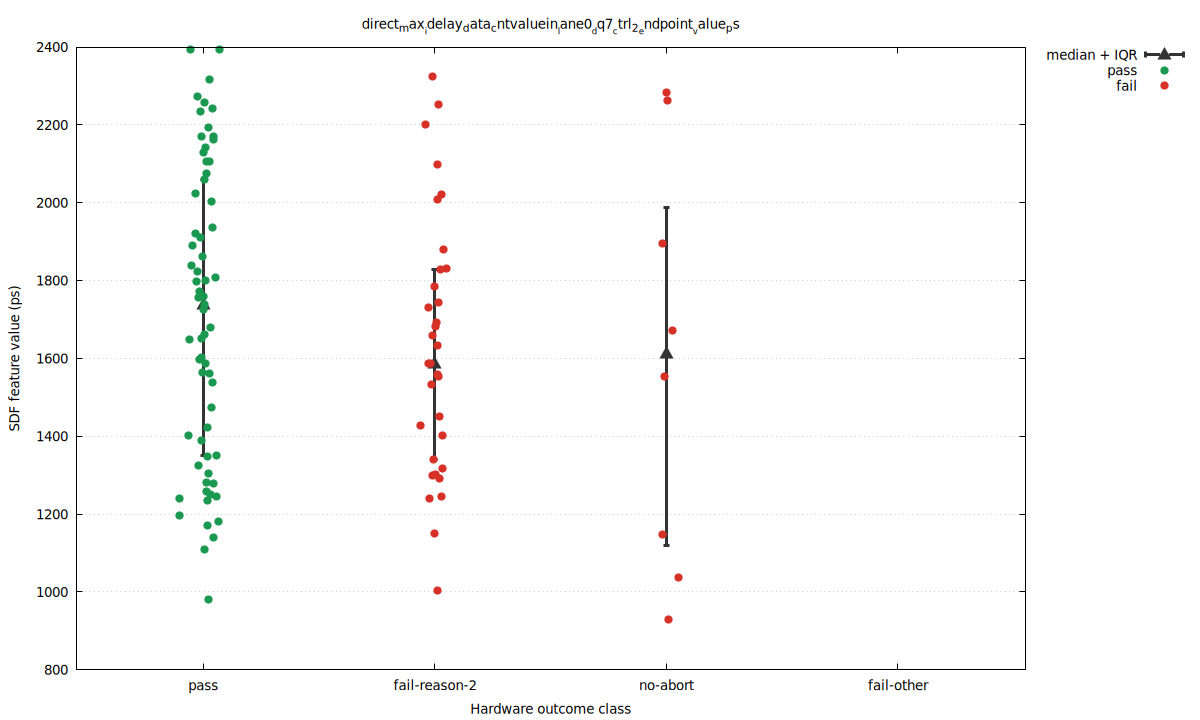

Write the gnuplot code that produced this figure.
set terminal pngcairo size 1200,720 enhanced font 'DejaVu Sans,10'
set output 'baseline_abort2_vs_pass_direct_direct_max_idelay_data_cntvaluein_lane0_dq7_ctrl_2_endpoint_value_ps_distributi.png'
set datafile separator comma
set key outside right top
set grid ytics
set xrange [0.45:4.55]
set xtics ('pass' 1, 'fail-reason-2' 2, 'no-abort' 3, 'fail-other' 4)
set xlabel 'Hardware outcome class'
set ylabel 'SDF feature value (ps)'
set title 'direct_max__idelay_data_cntvaluein__lane0__dq7__ctrl_2__endpoint__value_ps'
plot \
  'baseline_abort2_vs_pass_direct_direct_max_idelay_data_cntvaluein_lane0_dq7_ctrl_2_endpoint_value_ps_distributi.summary.dat' using 1:4:3:5 with yerrorbars pt 9 ps 1.5 lw 3 lc rgb '#333333' title 'median + IQR', \
  'baseline_abort2_vs_pass_direct_direct_max_idelay_data_cntvaluein_lane0_dq7_ctrl_2_endpoint_value_ps_distributi.dat' using 1:4 with points pt 7 ps 1.2 lc rgb '#1a9850' title 'pass', \
  'baseline_abort2_vs_pass_direct_direct_max_idelay_data_cntvaluein_lane0_dq7_ctrl_2_endpoint_value_ps_distributi.dat' using 1:5 with points pt 7 ps 1.2 lc rgb '#d73027' title 'fail'
